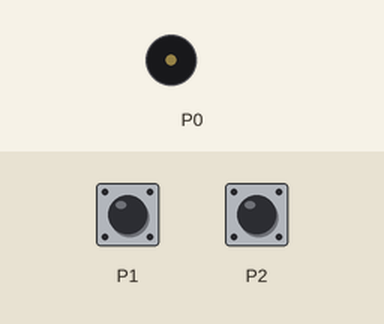
The program below on a simulated BBC micro:bit (MakeCode). Parts: buzzer (waves = sounding). The inputs (shaded band) are chosen by the test bench.

Above: at 1.2 s.
1.3 s: touch pin P1 pressed for 0.15 s
At 1.8 s:
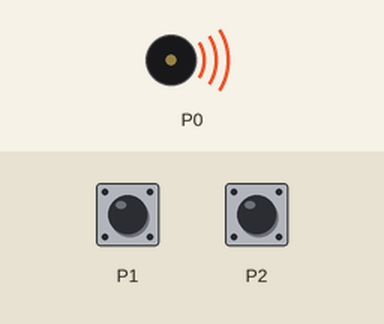
Timing chart, 0 to 4.3 s (numbered marks = the images above; inputs shaded):
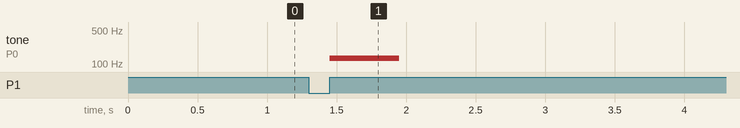

The program:

main.ts
```typescript
input.onPinPressed(TouchPin.P2, function () {
    music.playTone(139, music.beat(BeatFraction.Whole))
})
input.onPinPressed(TouchPin.P1, function () {
    music.playTone(131, music.beat(BeatFraction.Whole))
})
basic.forever(function () {

})
```

test.ts
```typescript
// aquí va el archivo "tests"; esto no se compilará cuando este paquete se utilice como una extensión.
```

Measured:
- after the input at 1.3 s, tone on P0: silent → 131 Hz after 0.15 s, → silent 0.50 s later
